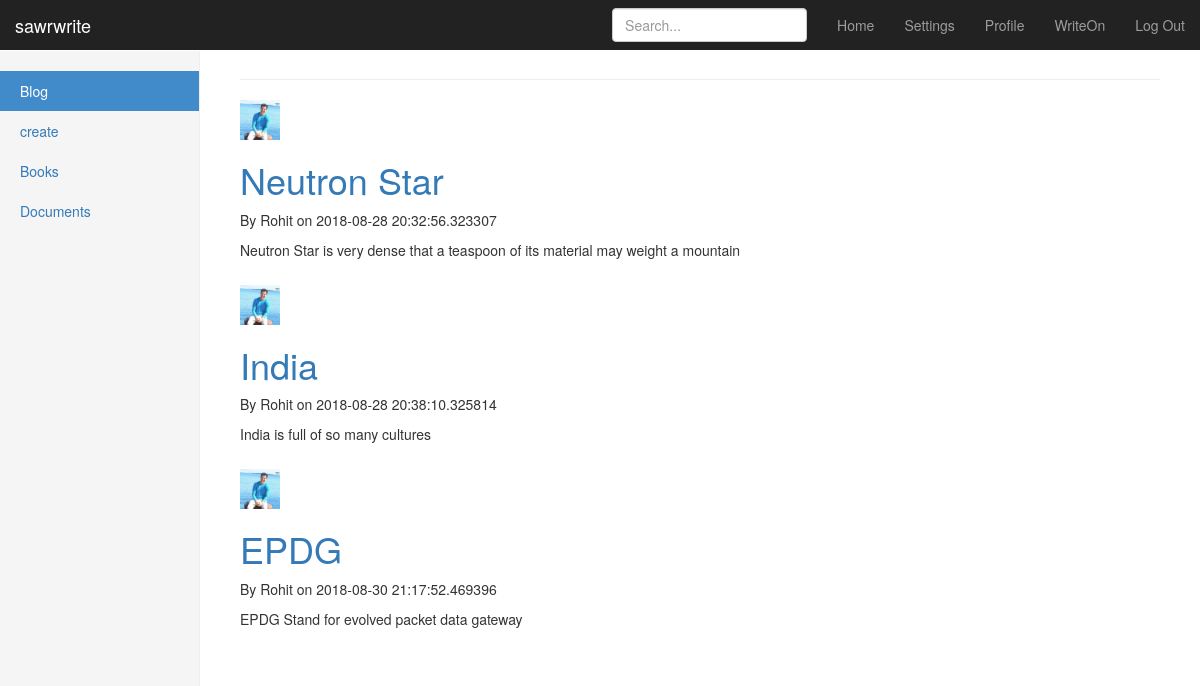
/blog_home (signed in), run on the app's committed database.
### app/app.py (models this page shows)
class Post(UserMixin, db.Model):
	id = db.Column(db.Integer, primary_key=True)
	title = db.Column(db.String(100), nullable=False)
	date_posted = db.Column(db.DateTime, nullable=False, default=datetime.utcnow)
	content = db.Column(db.Text, nullable=False)
	user_id = db.Column(db.Integer, db.ForeignKey('user.id'), nullable=False)

class User(UserMixin, db.Model):
	id = db.Column(db.Integer, primary_key=True)
	firstname = db.Column(db.String(20))
	lastname = db.Column(db.String(20))
	username = db.Column(db.String(50), unique=True)
	image_file = db.Column(db.String(20), nullable=False, default='default.jpg')
	email = db.Column(db.String(50), unique=True)
	password = db.Column(db.String(80))
	posts = db.relationship('Post', backref='author', lazy=True)

### app/app.py (the view)
@app.route('/blog_home', methods=['GET', 'POST'])
@login_required
def blog_home():
	posts= Post.query.all()
	img_file = url_for('static', filename='display_pics/' + current_user.image_file)
	return render_template('blog_home.html', image_file=img_file, posts=posts)

### app/app.py (called while the page is built)
@login_manager.user_loader
def load_user(user_id):
	return User.query.get(int(user_id))

### app/templates/blog_home.html (shortened to what this page needs)
{% extends "bootstrap/base.html" %}
{% block styles %}
{{super()}}
<link rel="stylesheet" href="{{url_for('.static', filename='dashboard.css')}}">
{% endblock %}
{% block content %}
    <nav class="navbar navbar-inverse navbar-fixed-top">
      <div class="container-fluid">
        <div class="navbar-header">
          <a class="navbar-brand" href="#">sawrwrite</a>
        </div>
        <div id="navbar" class="navbar-collapse collapse">
          <ul class="nav navbar-nav navbar-right">
            <li><a href="{{ url_for('dashboard') }}">Home</a></li>
            <li><a href="#">Settings</a></li>
            <li><a href="{{ url_for('profile') }}">Profile</a></li>
            <li><a href="{{ url_for('notepad') }}">WriteOn</a></li>
            <li><a href="{{ url_for('logout') }}">Log Out</a></li>
          </ul>
          <form class="navbar-form navbar-right">
            <input type="text" class="form-control" placeholder="Search...">
          </form>
        </div>
      </div>
    </nav>
    <div class="container-fluid">
      <div class="row">
        <div class="col-sm-3 col-md-2 sidebar">
          <ul class="nav nav-sidebar">
            <li class="active"><a href="{{url_for('blog_home')}}">Blog<span class="sr-only">(current)</span></a></li>
            <li><a href="{{ url_for('my_blog') }}">create</a></li>
            <li><a href="#">Books</a></li>
            <li><a href="#">Documents</a></li>
          </ul>
        </div>
        <div class="col-sm-9 col-sm-offset-3 col-md-10 col-md-offset-2 main">
          <h1 class="page-header">{{ name }}</h1>
         </body>
          {% for post in posts %}
          <article class="media content section">
           <div class="media-body">
            <div class="article-metadata">
          <img src="{{ image_file }}" width="40" height="40" class="img-responsive" alt="Generic placeholder thumbnail">
           <h1><a class="article-title" href="{{ url_for('post', post_id=post.id)}}">{{ post.title }}</a></h1>
           <p class="article-content">By {{ post.author.firstname }} on {{ post.date_posted }} </p>
           <p class="article-content">{{ post.content }} </p>
         </div>
          </article>
          {% endfor %}
         <body>
{% endblock %}

### app/static/dashboard.css (style rules this page uses)
body { padding-top: 50px; }
.navbar-fixed-top { border: 0; }
.sidebar { display: none; }
@media (min-width: 768px) { .sidebar { position: fixed; top: 51px; bottom: 0; left: 0; z-index: 1000; display: block; padding: 20px; overflow-x: hidden; overflow-y: auto; background-color: #f5f5f5; border-right: 1px solid #eee; } }
.nav-sidebar { margin-right: -21px; margin-bottom: 20px; margin-left: -20px; }
.nav-sidebar > li > a { padding-right: 20px; padding-left: 20px; }
.nav-sidebar > .active > a, .nav-sidebar > .active > a:hover, .nav-sidebar > .active > a:focus { color: #fff; background-color: #428bca; }
.main { padding: 20px; }
@media (min-width: 768px) { .main { padding-right: 40px; padding-left: 40px; } }
.main .page-header { margin-top: 0; }

### data on the page
Post: title "Neutron Star", author.firstname "Rohit", date_posted "2018-08-28 20:32:56.323307", content "Neutron Star is very dense that a teaspoon of its material may weight a mountain"
Post: title "India", author.firstname "Rohit", date_posted "2018-08-28 20:38:10.325814", content "India is full of so many cultures"
Post: title "EPDG", author.firstname "Rohit", date_posted "2018-08-30 21:17:52.469396", content "EPDG Stand for evolved packet data gateway"
